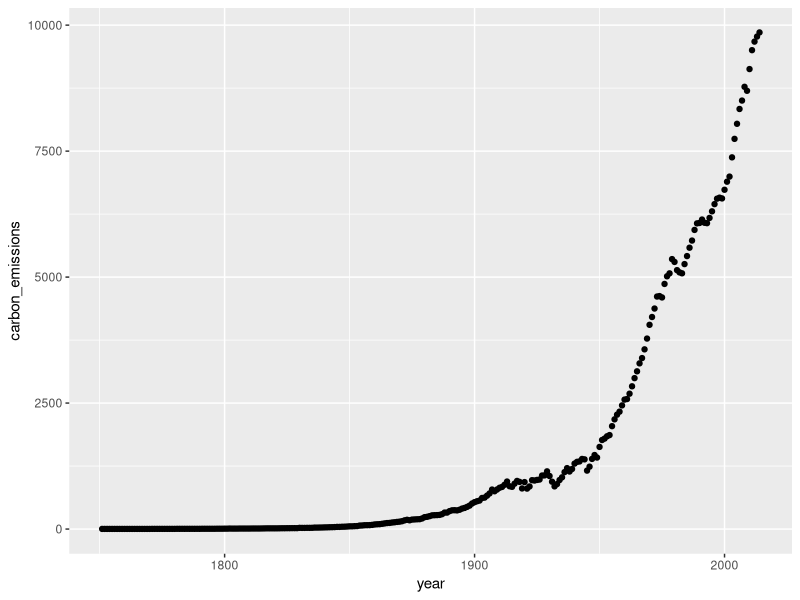
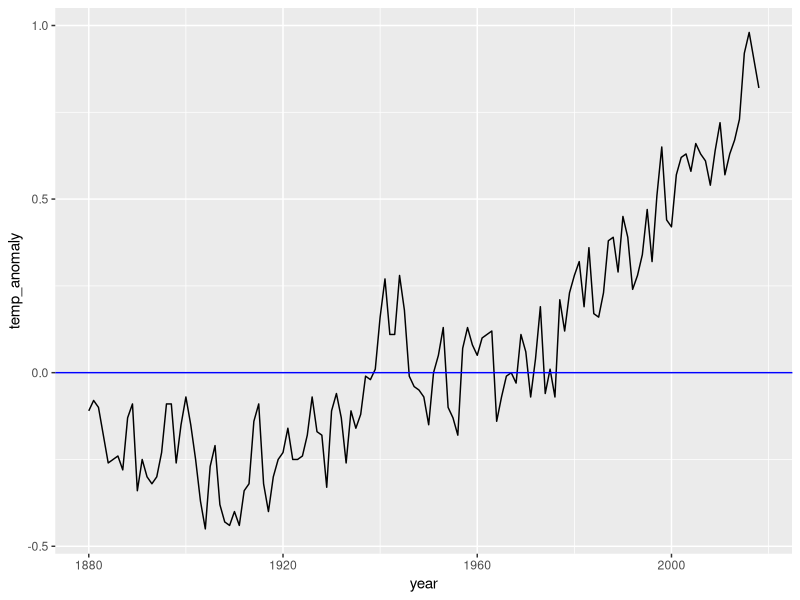
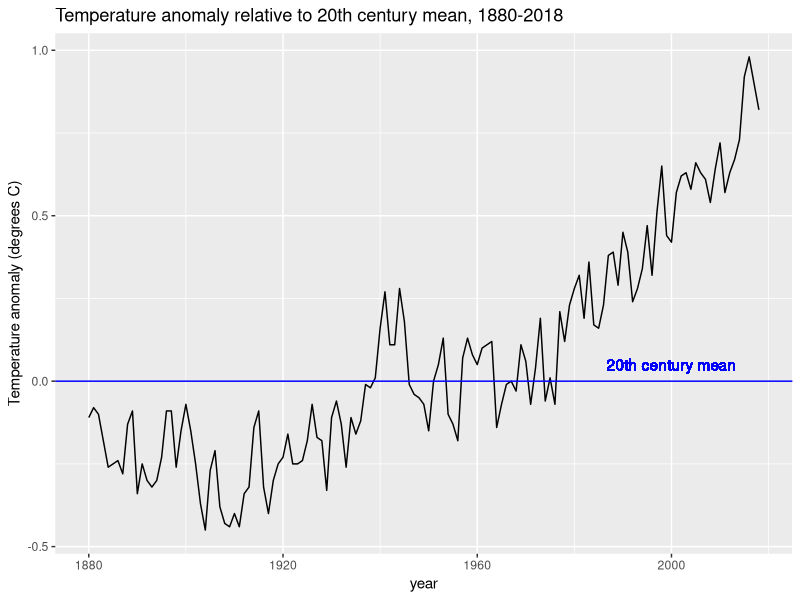
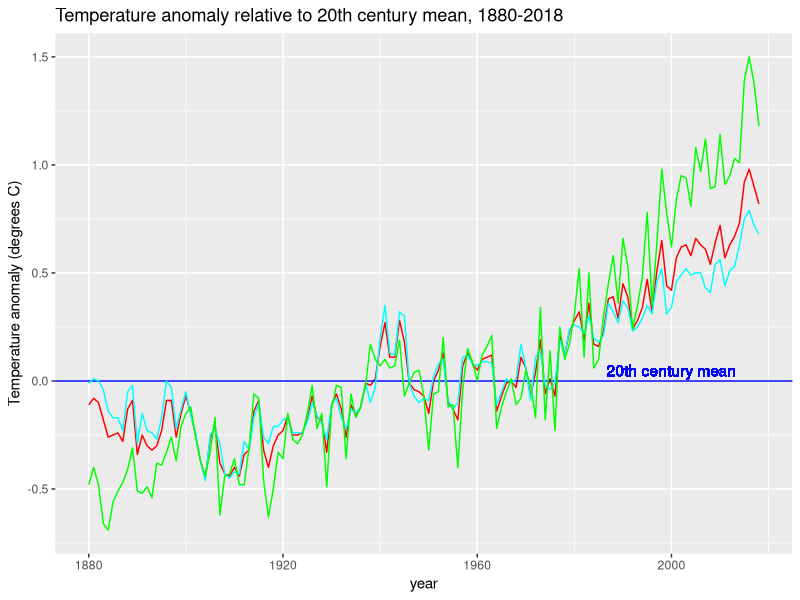
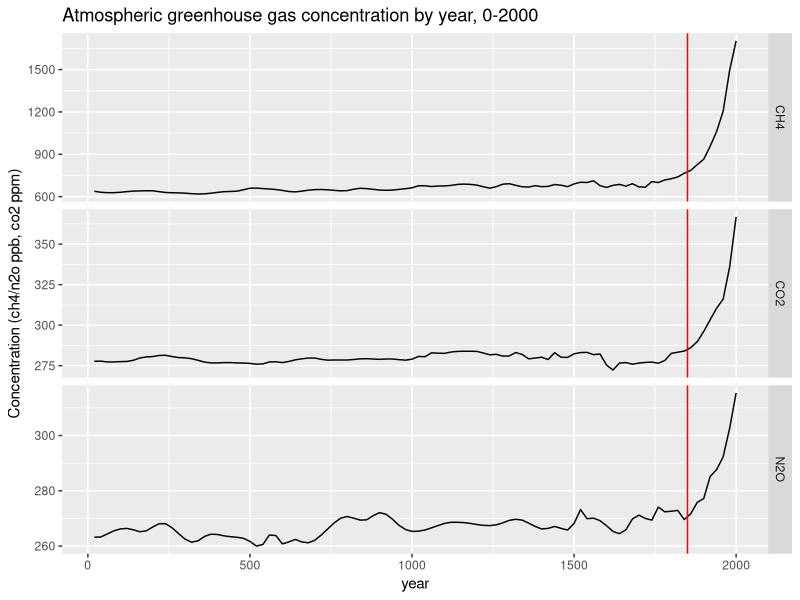
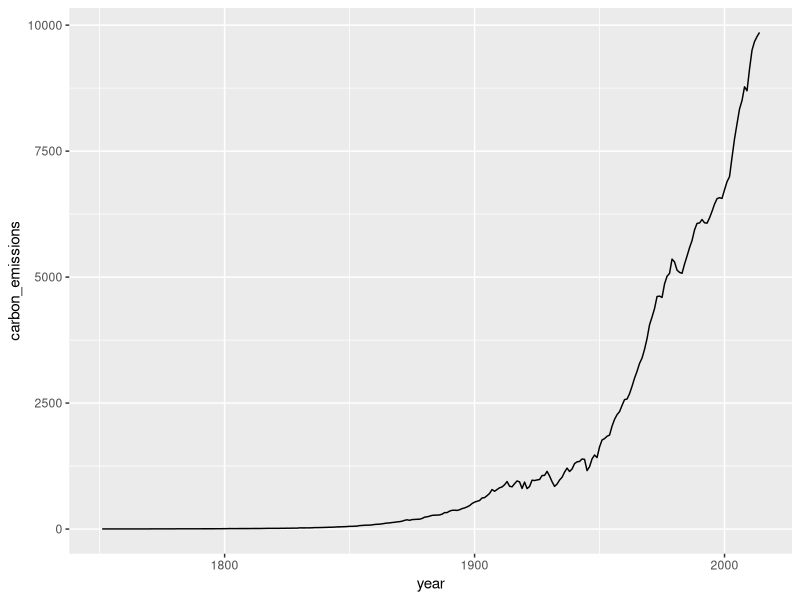
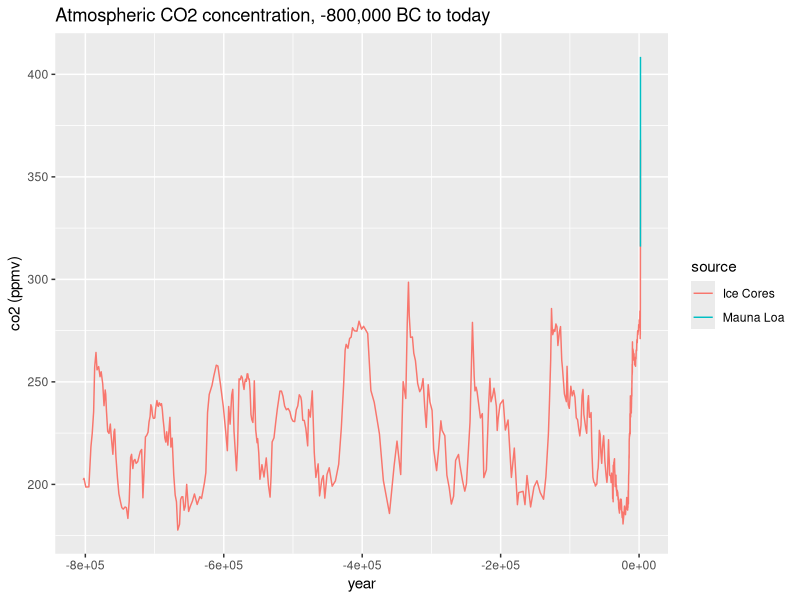

Recreate these plots in R, in order.
## ---- chunk 1
#update.packages()
library(tidyverse)
library(dslabs)
data(temp_carbon)
data(greenhouse_gases)
data(historic_co2)
## ---- chunk 2
str(temp_carbon)

temp_carbon %>%
    .$year %>%
    max()

temp_carbon %>%
    filter(!is.na(carbon_emissions)) %>%
    pull(year) %>%
    max()

#temp_carbon %>%
#    filter(!is.na(carbon_emissions)) %>%
#    max(year)

temp_carbon %>%
    filter(!is.na(carbon_emissions)) %>%
    .$year %>%
    max()

temp_carbon %>%
    filter(!is.na(carbon_emissions)) %>%
    select(year) %>%
    max()

#temp_carbon %>%
#    filter(!is.na(carbon_emissions)) %>%
#    max(.$year)
## ---- chunk 3
# What is the first year for which carbon emissions (carbon_emissions) data are available?
year_min <- temp_carbon %>%
  filter(!is.na(carbon_emissions)) %>%
  .$year %>%
  min()

# What is the last year for which carbon emissions data are available?
year_max <- temp_carbon %>%
  filter(!is.na(carbon_emissions)) %>%
  .$year %>%
  max()

# How many times larger were carbon emissions in the last year relative to the first year?
ratio <- temp_carbon %>%
  filter(year %in% c(year_min, year_max)) %>%
  .$carbon_emissions
#A:
ratio[1] / ratio[2]

# Scatter plot
temp_carbon %>%
  filter(!is.na(carbon_emissions)) %>%
  ggplot(aes(x=year, y=carbon_emissions)) +
  geom_point()
## ---- chunk 4
# What is the first year for which global temperature anomaly (temp_anomaly) data are available?
year_min <- temp_carbon %>%
  filter(!is.na(temp_anomaly)) %>%
  .$year %>%
  min()
year_min

# What is the last year for which global temperature anomaly data are available?
year_max <- temp_carbon %>%
  filter(!is.na(temp_anomaly)) %>%
  .$year %>%
  max()
year_max

# How many degrees Celsius has temperature increased over the date range?
diff <- temp_carbon %>%
  filter(year %in% c(year_min, year_max)) %>%
  .$temp_anomaly
#A:
diff
diff[1] - diff[2]
## ---- chunk 5
p <- temp_carbon %>%
  filter(!is.na(temp_anomaly)) %>%
  ggplot(aes(year, temp_anomaly)) +
  geom_line() + 
  geom_hline(aes(yintercept=0), color='blue')
p
## ---- chunk 6
q <- temp_carbon %>%
  filter(!is.na(temp_anomaly)) %>%
  ggplot(aes(year, temp_anomaly)) +
  geom_line() + 
  geom_hline(aes(yintercept=0), color='blue') +
  ylab("Temperature anomaly (degrees C)") +
  ggtitle("Temperature anomaly relative to 20th century mean, 1880-2018") +
  geom_text(aes(x=2000, y=0.05, label="20th century mean"), col='blue')
q
## ---- chunk 7
year_min <- temp_carbon %>%
  filter(!is.na(temp_anomaly) & temp_anomaly>0) %>%
  .$year %>%
  min()
year_min
## ---- chunk 8
year_max <- temp_carbon %>%
  filter(!is.na(temp_anomaly) & temp_anomaly<0) %>%
  .$year %>%
  max()
year_max
## ---- chunk 9
year_ <- temp_carbon %>%
  filter(!is.na(temp_anomaly) & temp_anomaly>0.5) %>%
  .$year %>%
  min()
year_
## ---- chunk 10
temp_carbon %>%
  filter(!is.na(temp_anomaly)) %>%
  ggplot(aes(year, temp_anomaly)) +
  geom_line(col='red') + 
  geom_hline(aes(yintercept=0), color='blue') +
  xlim(c(1880, 2018)) +
  ylab("Temperature anomaly (degrees C)") +
  ggtitle("Temperature anomaly relative to 20th century mean, 1880-2018") +
  geom_text(aes(x=2000, y=0.05, label="20th century mean"), col='blue') +
  geom_line(aes(year, ocean_anomaly), col='cyan') +
  geom_line(aes(year, land_anomaly), col='green')
## ---- chunk 11
str(greenhouse_gases)
## ---- chunk 12
greenhouse_gases %>%
    ggplot(aes(year, concentration)) +
    geom_line() +
    facet_grid(gas ~ ., scales = "free") +
    geom_vline(xintercept = 1850, col='red') +
    ylab("Concentration (ch4/n2o ppb, co2 ppm)") +
    ggtitle("Atmospheric greenhouse gas concentration by year, 0-2000")

## ---- chunk 13
temp_carbon %>%
  filter(!is.na(carbon_emissions)) %>%
  ggplot(aes(year, carbon_emissions)) +
  geom_line()
## ---- chunk 14
co2_time <- historic_co2 %>%
  filter(!is.na(co2)) %>%
  ggplot(aes(year, co2, col=source)) +
  geom_line() +
  ggtitle("Atmospheric CO2 concentration, -800,000 BC to today") +
  ylab("co2 (ppmv)")
co2_time
## ---- chunk 15
